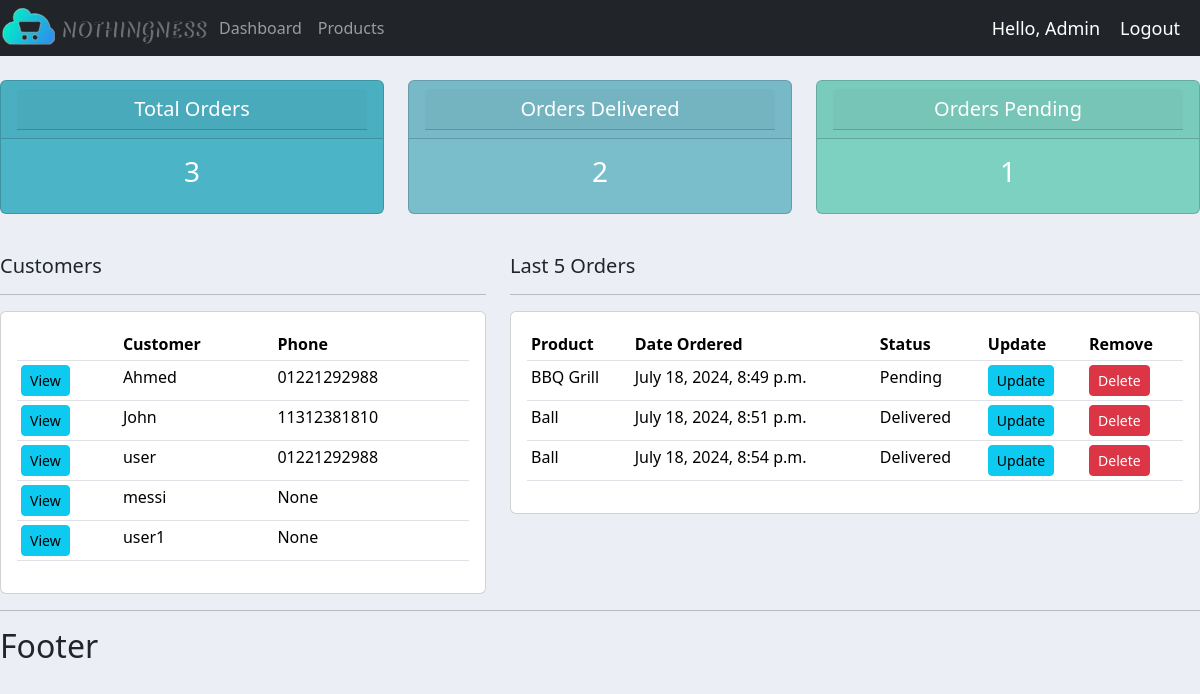
The app's page / (signed in), older data.
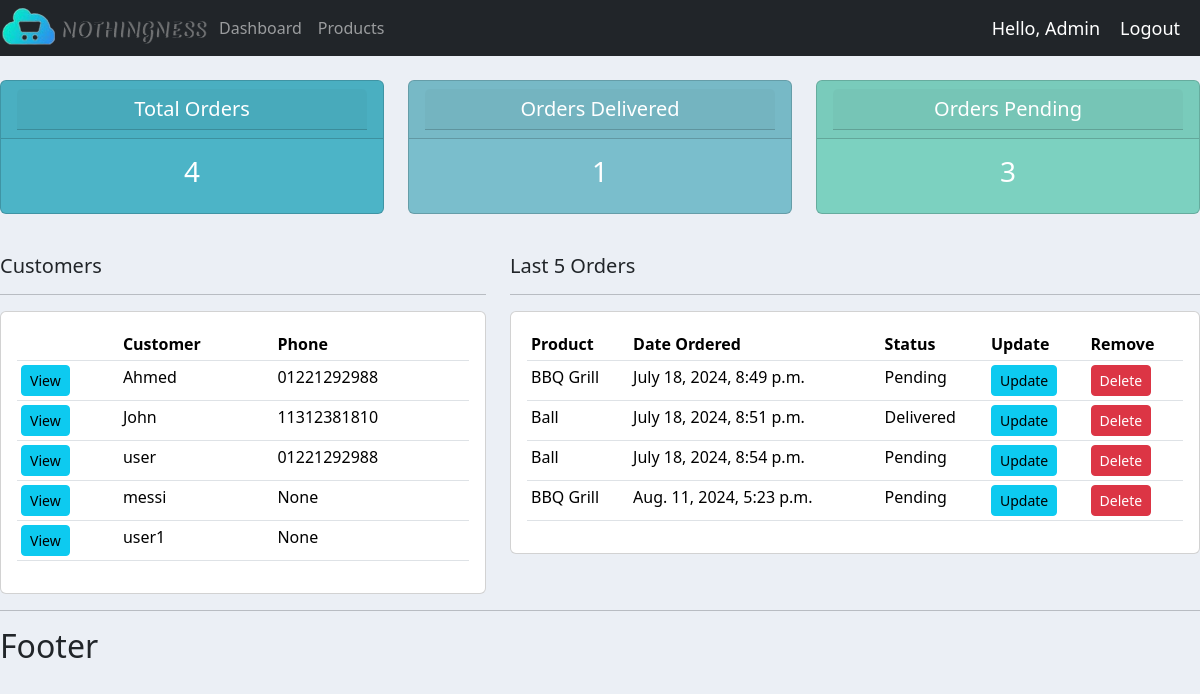
The same page, newer data.
### app/models.py (models this page shows, shortened)
class Customer(models.Model):
    user = models.OneToOneField(User, on_delete=models.CASCADE, null=True)
    name = models.CharField(max_length=100, null=True)
    email = models.CharField(max_length=100, null=True)
    phone = models.CharField(max_length=100, null=True, blank=True)
    profile_pic = models.ImageField(default='profile1.png', null=True, blank=True)
    date_created = models.DateTimeField(auto_now_add=True, null=True)

class Order(models.Model):
    STATUS_CHOICES = (
        ('Pending', 'Pending'),
        ('Out for delivery', 'Out for delivery'),
        ('Delivered', 'Delivered'),
    )
    customer = models.ForeignKey(Customer, null=True, on_delete=models.SET_NULL)
    product = models.ForeignKey(Product, null=True, on_delete=models.SET_NULL)
    date_created = models.DateTimeField(auto_now_add=True, null=True)
    status = models.CharField(max_length=100, null=True, choices=STATUS_CHOICES)
    note = models.CharField(max_length=100, null=True, blank=True)

class Product(models.Model):
    CATEGORIES = (
        ('Indoor', 'Indoor'),
        ('Outdoor', 'Outdoor'),
    )
    name = models.CharField(max_length=100, null=True)
    price = models.FloatField(null=True)
    category = models.CharField(max_length=100, null=True, choices=CATEGORIES)
    description = models.TextField(null=True, blank=True)
    date_created = models.DateTimeField(auto_now_add=True, null=True)
    tags = models.ManyToManyField(Tag)
    def __str__(self):
        return self.name

### app/decorators.py (the view)
    def wrapper_func(request, *args, **kwargs):
        group = None
        if request.user.groups.exists:
            group = request.user.groups.all()[0].name
            print(group)
        if group == 'customer':
            return redirect('profile')
        if group == 'admin':
            return view_func(request, *args, **kwargs)

### app/views.py (called while the page is built)
@login_required(login_url='login')
@admin_only
def dashboard(request):
    order = Order.objects.all()
    customer = Customer.objects.all()
    total_customers = Customer.objects.count()
    total_orders = Order.objects.count()
    delivered = order.filter(status='Delivered').count()
    pending = order.filter(status='Pending').count()
    context = {'order': order, 'customer': customer, 'total_customers': total_customers,
               'total_orders': total_orders, 'delivered': delivered, 'pending': pending}
    return render(request, 'app/index.html', context)

### app/templates/app/index.html
{% extends 'app/main.html' %}
{% block content %}
{% include 'app/status.html' %}
<br>
<div class="row">
    <div class="col-md-5">
        <h5>Customers</h5>
        <hr>
        <div class="card card-body">
            <table class="table table-sm">
                <tr>
                    <th></th>
                    <th>Customer</th>
                    <th>Phone</th>
                </tr>
                {% for i in customer %}
                    <tr>
                        <td><a class="btn btn-sm btn-info" href="{% url 'customers' i.id %}">View</a></td>
                        <td>{{ i.name }}</td>
                        <td>{{ i.phone }}</td>
                    </tr>
                {% endfor %}
            </table>
        </div>
    </div>
    <div class="col-md-7">
        <h5>Last 5 Orders</h5>
        <hr>
        <div class="card card-body">
            <table class="table table-sm">
                <tr>
                    <th>Product</th>
                    <th>Date Ordered</th>
                    <th>Status</th>
                    <th>Update</th>
                    <th>Remove</th>
                </tr>
                  {% for i in order %}
                    <tr>
                        <td>{{ i.product }}</td>
                        <td>{{ i.date_created }}</td>
                        <td>{{ i.status }}</td>
                        <td><a class="btn btn-sm btn-info" href="{% url 'update_order' i.id %}">Update</a></td>
                        <td><a class="btn btn-sm btn-danger" href="{% url 'delete_order' i.id %}">Delete</a></td>
                    </tr>
                {% endfor %}
            </table>
        </div>
    </div>
</div>
{% endblock %}

### app/templates/app/main.html (shortened to what this page needs)
{% load static %}
<!DOCTYPE html>
<html lang="en">
<head>
    <link rel="stylesheet" href="https://cdn.jsdelivr.net/npm/bootstrap@5.3.2/dist/css/bootstrap.min.css">
    <link rel="stylesheet" type="text/css" href="{% static '/css/main.css' %}">
</head>
<body>
    {% include 'app/navbar.html' %}
    {% block content %}
    {% endblock %}
    <hr>
    <h2>Footer</h2>
</body>
</html>

### app/templates/app/navbar.html (shortened to what this page needs)
{% load static %}
<nav class="navbar navbar-expand-lg navbar-dark bg-dark">
    <img src="{% static 'images/logo.png' %}" alt="logo" id="logo">
  <div class="collapse navbar-collapse" id="navbarNav">
    <ul class="navbar-nav">
        {% if request.user.is_staff %}
      <li class="nav-item active">
        <a class="nav-link" href="{% url 'home' %}">Dashboard</a>
      </li>
      <li class="nav-item">
        <a class="nav-link" href="{% url 'products' %}">Products</a>
      </li>
        {% else %}
        <li class="nav-item">
            <a class="nav-link" href="{% url 'account' %}">Settings</a>
        </li>
        {% endif %}
    </ul>
  </div>
    <span class="hello-msg">Hello, {{ request.user.first_name }}</span>
    <span><a class="hello-msg" href="{% url 'logout' %}">Logout</a></span>
</nav>

### app/templates/app/status.html
<br>
<div class="row">
    <div class="col">
        <div class="col-md">
            <div class="card text-center text-white  mb-3" id="total-orders">
                <div class="card-header">
                    <h5 class="card-header">Total Orders</h5>
                </div>
                <div class="card-body">
                    <h3 class="card-title">{{ total_orders }}</h3>
                </div>
            </div>
        </div>
    </div>
     <div class="col">
        <div class="col-md">
            <div class="card text-center text-white  mb-3" id="orders-delivered">
                <div class="card-header">
                    <h5 class="card-header">Orders Delivered</h5>
                </div>
                <div class="card-body">
                    <h3 class="card-title">{{ delivered }}</h3>
                </div>
            </div>
        </div>
    </div>
     <div class="col">
        <div class="col-md">
            <div class="card text-center text-white  mb-3" id="orders-pending">
                <div class="card-header">
                    <h5 class="card-header">Orders Pending</h5>
                </div>
                <div class="card-body">
                    <h3 class="card-title">{{ pending }}</h3>
                </div>
            </div>
        </div>
    </div>
</div>

### static/css/main.css (style rules this page uses)
body { background-color: #ebeff5; }
#total-orders { background-color: #4cb4c7; }
#orders-delivered { background-color: #7abecc; }
#orders-pending { background-color: #7cd1c0; }

### app/templates/app/navbar.html (style rules this page uses)
.hello-msg { font-size: 18px; color: #fff; margin-right: 20px; text-decoration: none; }

Row changes from the older to the newer data that the page shows:
changed Order "July 18, 2024, 8:54 p.m.": status "Delivered" → "Pending"
added Order: product "BBQ Grill", date_created "Aug. 11, 2024, 5:23 p.m.", status "Pending"
Text that changed along with them:
{{ total_orders }}: "3" → "4"
{{ delivered }}: "2" → "1"
{{ pending }}: "1" → "3"
